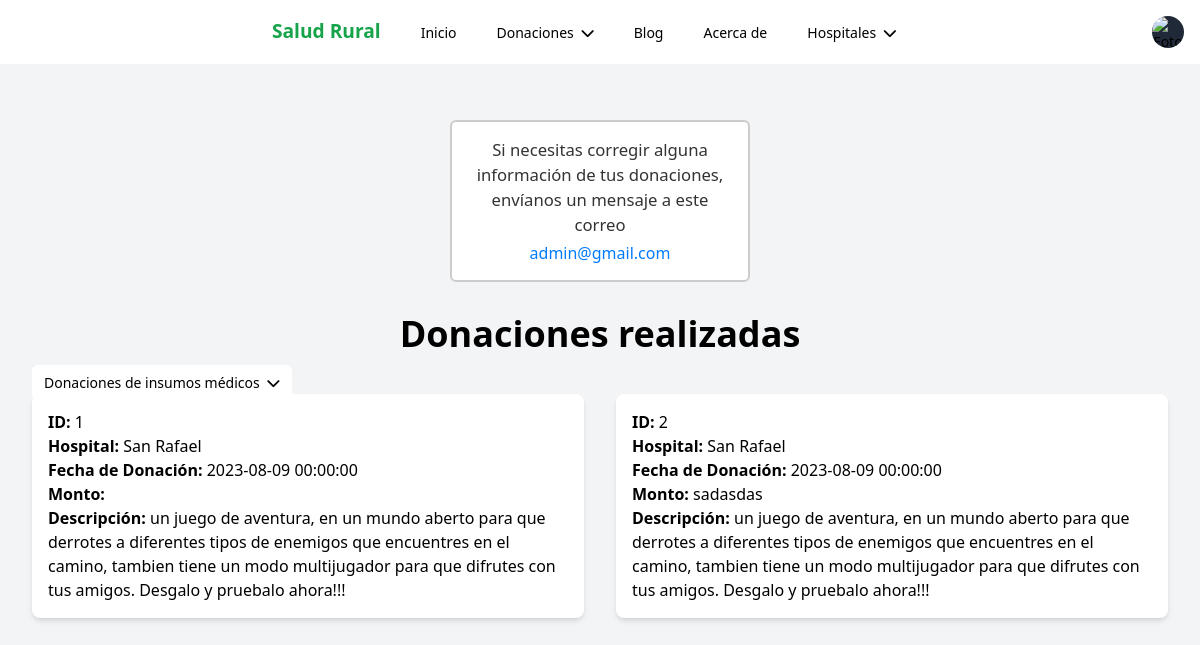
Page /donaciones-reali4.php (signed in) on the earlier database version.
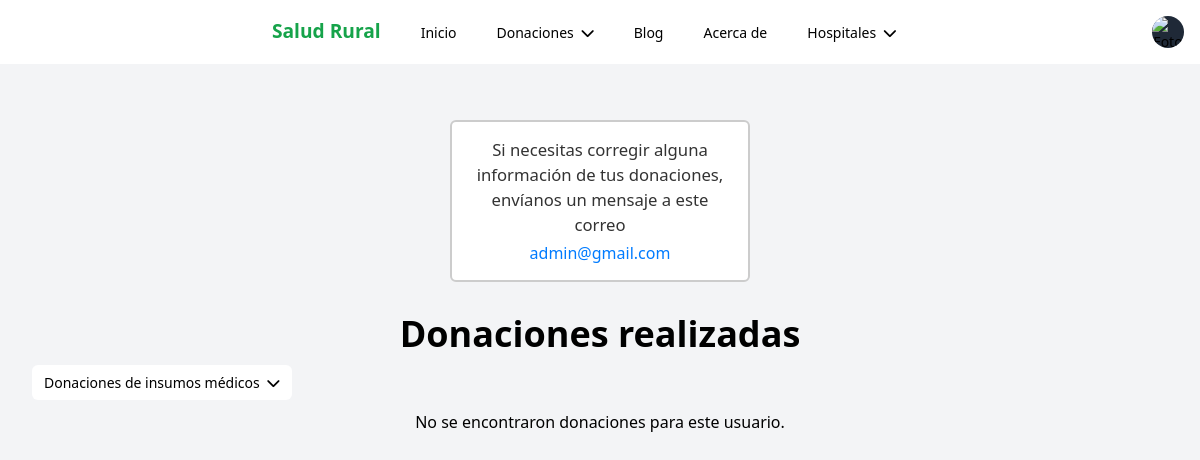
Same page on the later database version.
### tables this page shows
CREATE TABLE `insumos` (
  `id_donacion` int(11) NOT NULL,
  `id_hospital` int(11) DEFAULT NULL,
  `id_usuario` int(11) DEFAULT NULL,
  `nombre` varchar(100) NOT NULL,
  `correo` varchar(100) NOT NULL,
  `telefono` varchar(100) NOT NULL,
  `fecha` datetime NOT NULL,
  `insumo` varchar(100) NOT NULL,
  `cantidad` varchar(100) NOT NULL,
  `descripcion` text NOT NULL
);

CREATE TABLE `hospitales` (
  `id` int(11) NOT NULL,
  `nombre` varchar(70) NOT NULL,
  `descripcion` text NOT NULL,
  `lugar` text NOT NULL,
  `password` varchar(250) NOT NULL,
  `foto_hospital` blob DEFAULT NULL
);

### HTML/donaciones-reali4.php (the view, shortened to what the changed rows need)
<!DOCTYPE html>
<html>
<head>
    <script src="https://cdn.tailwindcss.com"></script>
    <link rel="stylesheet" href="https://cdnjs.cloudflare.com/ajax/libs/font-awesome/6.0.0-beta3/css/all.min.css">
</head>
<body class="bg-gray-100">
    <div class="w-full max-w-mn p-8  rounded-lg   mx-auto p-4">
        <h1 class="text-4xl font-bold mb-4 text-center">Donaciones realizadas</h1>
        <ul class="flex space-x-4 ">
                <li class="relative">
                </li>
        </ul>
        <?php
            $servername = "localhost";
            $username = "root";
            $password = "";
            $dbname = "saludrural";
            $conn = new mysqli($servername, $username, $password, $dbname);
            $usuarioId = $_SESSION['usuario_id'];
            $sql = "SELECT id_donacion, id_hospital, fecha, insumo, descripcion FROM insumos WHERE id_usuario = $usuarioId";
            $resultado = $conn->query($sql);
            if ($resultado === false) {
                echo "Error en la consulta: " . $conn->error;
            } else {
                if ($resultado->num_rows > 0) {
                    echo '<div class="grid grid-cols-2 gap-8">';
                    while ($donacion = $resultado->fetch_assoc()) {
                        echo '<div class="bg-white p-4 rounded-lg shadow-md">';
                        echo '<div><span class="font-semibold">ID:</span> ' . $donacion['id_donacion'] . '</div>';
                        echo '<div><span class="font-semibold">Hospital:</span> ' . obtenerNombreHospital($conn, $donacion['id_hospital']) . '</div>';
                        echo '<div><span class="font-semibold">Fecha de Donación:</span> ' . $donacion['fecha'] . '</div>';
                        echo '<div><span class="font-semibold">Monto:</span> ' . $donacion['insumo'] . '</div>';
                        echo '<div><span class="font-semibold">Descripción:</span> ' . $donacion['descripcion'] . '</div>';
                        echo '</div>';
                    }
                    echo '</div>';
                } else {
                    echo '<div class="text-center mt-4">No se encontraron donaciones para este usuario.</div>';
                }
            }
            function obtenerNombreHospital($conn, $id_hospital) {
                $sql = "SELECT nombre FROM hospitales WHERE id = $id_hospital";
                $resultado = $conn->query($sql);
                if ($resultado === false) {
                    return "Hospital Desconocido";
                } else {
                    if ($resultado->num_rows > 0) {
                        $nombre_hospital = $resultado->fetch_assoc()['nombre'];
                        return $nombre_hospital;
                    } else {
                        return "Hospital Desconocido";
                    }
                }
            }
            ?>
    </div>
</body>
</html>

Differences in the rows shown:
removed insumos: id_donacion "1", id_hospital.nombre "San Rafael", fecha "2023-08-09 00:00:00", descripcion "un juego de aventura, en un mundo aberto para que derrotes a diferentes tipos de enemigos que encuentres en el camino, tambien tiene un modo multijugador para que difrutes con tus amigos. Desgalo y pruebalo ahora!!!"
removed insumos: id_donacion "2", id_hospital.nombre "San Rafael", fecha "2023-08-09 00:00:00", insumo "sadasdas", descripcion "un juego de aventura, en un mundo aberto para que derrotes a diferentes tipos de enemigos que encuentres en el camino, tambien tiene un modo multijugador para que difrutes con tus amigos. Desgalo y pruebalo ahora!!!"
Other differences:
text now shown: "No se encontraron donaciones para este usuario."
